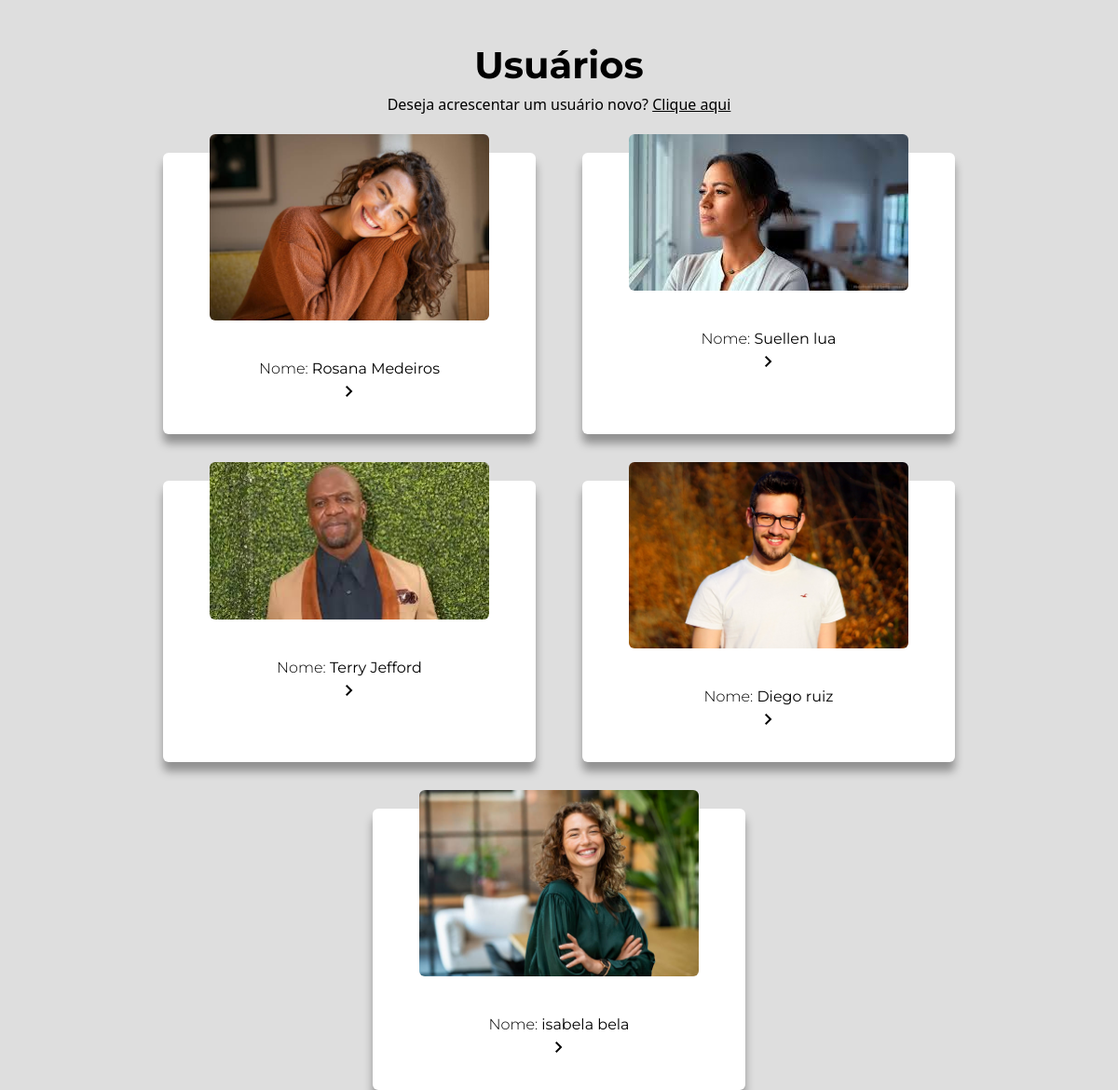
The app's page /Frontend/index.php with its own data.
### tables this page shows
CREATE TABLE `usuarios` (
  `id` int(11) NOT NULL,
  `imagem` varchar(266) NOT NULL,
  `nome` text NOT NULL,
  `idade` int(11) NOT NULL,
  `endereco` varchar(266) NOT NULL,
  `biografia` varchar(266) NOT NULL
);

### Frontend/index.php (the view, shortened to what this page needs)
<?php
    include '../Backend/conexao.php'
?>
<!DOCTYPE html>
<html lang="pt-br">
<head>
    <link href="/Frontend/Css/custom.css" rel="stylesheet" />
    <script src="https://cdn.jsdelivr.net/npm/@tailwindcss/browser@4"></script>
</head>
<body class="bg-(--fundo)">
    <div class="w-full flex flex-col items-center pt-10">
        <h1 class="montserrat-bold text-[2.5rem]">Usuários</h1>
        <p>Deseja acrescentar um usuário novo? <a class="underline" href="http://localhost/Frontend/formulario.php">Clique aqui</a></p>
        <div class="w-full px-5 pt-10 flex flex-wrap justify-center gap-[50px]">
            <?php
                $stmt = "SELECT * FROM usuarios";
                $usuarios = $conn->query($stmt);
                foreach($usuarios as $usu){ ?>
                <div class="bg-white w-[400px] flex flex-col items-center pb-7 pt-5 rounded-md shadow-[0_10px_10px_rgba(0,0,0,0.35)]">
                    <div class="foto w-[80%] sm:w-[300px] -translate-y-10">
                        <img class="w-full rounded-md" src="<?=$usu['imagem']?>"/>
                    </div>
                    <div class="">
                        <h1 class="montserrat-light">Nome: <b><?=$usu['nome']?></b></h1>
                    </div>
                    <div class="icon">
                        <?php
                            echo "<span class='material-symbols-outlined cursor-pointer' onclick=\"window.location.href='usuarios.php?id={$usu['id']}'\">chevron_right</span>";
                        ?>
                    </div>
                </div>
                <?php } ?>
        </div>
    </div>
</body>
</html>

### Frontend/Css/custom.css (style rules this page uses)
:root { --fundo:#dedede; }
.montserrat-light { font-family: "Montserrat", sans-serif; font-optical-sizing: auto; font-weight: 300; font-style: normal; }
.montserrat-bold { font-family: "Montserrat", sans-serif; font-optical-sizing: auto; font-weight: 700; font-style: normal; }

### records on screen
usuarios: imagem (picture), nome "Rosana Medeiros"
usuarios: imagem (picture), nome "Suellen lua"
usuarios: imagem (picture), nome "Terry Jefford"
usuarios: imagem (picture), nome "Diego ruiz"
usuarios: imagem (picture), nome "isabela bela"
